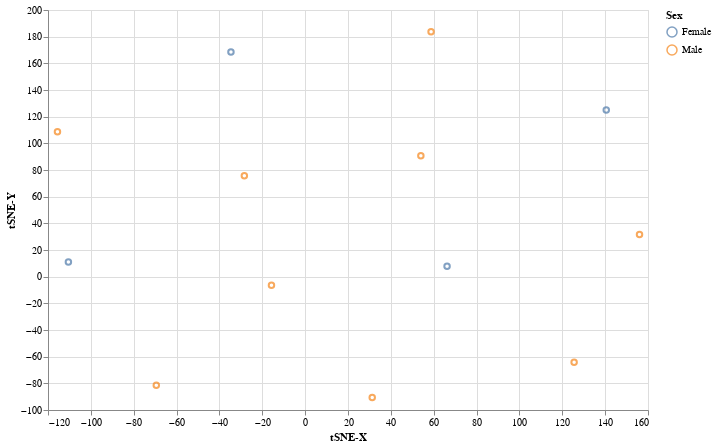

Write notebook code for a chart like this one.
### Code cell
import altair as alt

_X = pd.DataFrame({'tSNE-X': _X[:, 0], 'tSNE-Y': _X[:, 1], target: y})
alt.Chart(_X).mark_point().encode(x='tSNE-X', y='tSNE-Y', color=f'{target}:N').properties(width=600, height=400).interactive()

### Figure 1 — Vega-Lite specification as saved in the notebook (floating-point values rounded to 4 significant figures)
{"config": {"view": {"continuousWidth": 400, "continuousHeight": 300}}, "data": {"name": "data-aefea660861a854f4b216f4a5b3ba81a"}, "mark": "point", "encoding": {"color": {"type": "nominal", "field": "Sex"}, "x": {"type": "quantitative", "field": "tSNE-X"}, "y": {"type": "quantitative", "field": "tSNE-Y"}}, "height": 400, "selection": {"selector001": {"type": "interval", "bind": "scales", "encodings": ["x", "y"]}}, "width": 600, "$schema": "https://vega.github.io/schema/vega-lite/v4.8.1.json", "datasets": {"data-aefea660861a854f4b216f4a5b3ba81a": [{"tSNE-X": -28.37, "tSNE-Y": 75.72, "Sex": "Male"}, {"tSNE-X": 140.5, "tSNE-Y": 125.0, "Sex": "Female"}, {"tSNE-X": -15.71, "tSNE-Y": -6.499, "Sex": "Male"}, {"tSNE-X": -34.62, "tSNE-Y": 168.4, "Sex": "Female"}, {"tSNE-X": 66.23, "tSNE-Y": 7.805, "Sex": "Female"}, {"tSNE-X": 54.0, "tSNE-Y": 90.61, "Sex": "Male"}, {"tSNE-X": -115.6, "tSNE-Y": 108.7, "Sex": "Male"}, {"tSNE-X": 156.0, "tSNE-Y": 31.69, "Sex": "Male"}, {"tSNE-X": 31.3, "tSNE-Y": -90.66, "Sex": "Male"}, {"tSNE-X": 125.5, "tSNE-Y": -64.16, "Sex": "Male"}, {"tSNE-X": -110.5, "tSNE-Y": 11.01, "Sex": "Female"}, {"tSNE-X": 58.77, "tSNE-Y": 183.6, "Sex": "Male"}, {"tSNE-X": -69.46, "tSNE-Y": -81.49, "Sex": "Male"}]}}
